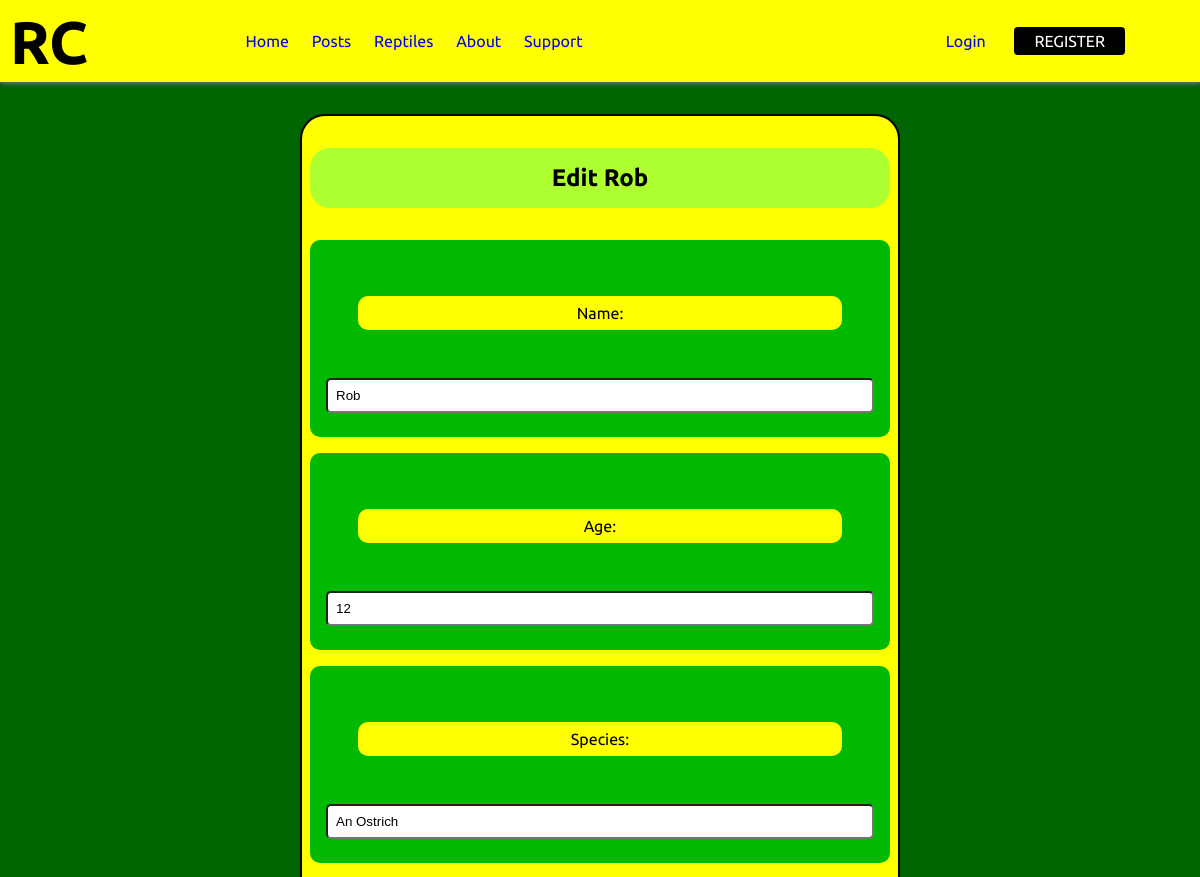
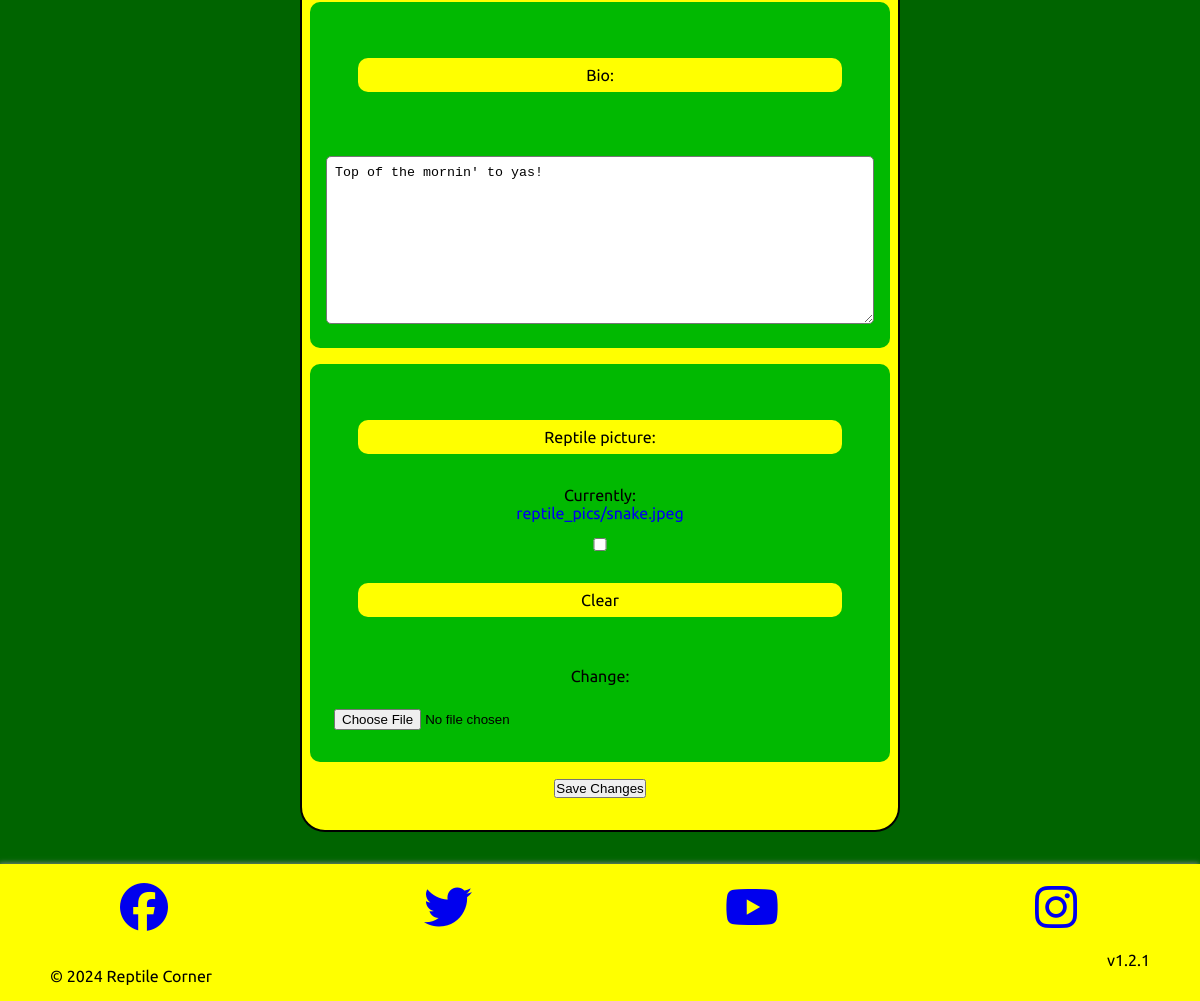
Page /reptiles/1/edit/ on the committed database (2 pictures, top to bottom).
### reptiles/models.py (models this page shows, shortened)
class Reptile(models.Model):
    user = models.ForeignKey(User, on_delete=models.CASCADE, related_name='reptiles')
    name = models.CharField(max_length=30)
    age = models.IntegerField()
    species = models.CharField(max_length=70)
    bio = models.TextField()
    reptile_picture = models.ImageField(upload_to='reptile_pics/', blank=True)

### reptiles/views.py (the view)
# urls.py: path('<int:pk>/edit/', views.edit_reptile, name='edit_reptile'),
def edit_reptile(request, pk):
    reptile = get_object_or_404(Reptile, pk=pk)
    if request.method == 'POST':
        form = ReptileForm(request.POST, request.FILES, instance=reptile)
        if form.is_valid():
            form.save()
            return redirect('reptiles:reptile_detail', pk=reptile.pk)
    else:
        form = ReptileForm(instance=reptile)
    return render(request, 'reptiles/edit_reptile.html', {'form': form, 'reptile': reptile})

### reptiles/forms.py
class ReptileForm(forms.ModelForm):
    class Meta:
        model = Reptile
        fields = ['name', 'age', 'species', 'bio', 'reptile_picture']

### reptiles/templates/reptiles/edit_reptile.html (shortened to what this page needs)
{% extends 'layout.html' %}
{% block content %}
  <section class="login-main">
    <div class="login-container">
      <h1>Edit {{ reptile.name }}</h1>
      <form method="post" enctype="multipart/form-data">
        {{ form.as_p }}
        <button type="submit">Save Changes</button>
      </form>
    </div>
  </section>
{% endblock %}

### static/css/style.css (style rules this page uses)
* { box-sizing: border-box; padding: 0; margin: 0; }
body { font-family: 'Ubuntu'; color: black; background-color: yellow; overflow-x: hidden; }
a { text-decoration: none; }
#id_bio { margin-top: 2rem; }
label { color: black; margin-left: 2rem; }
textarea { border-radius: 5px; padding: 0.5rem; }
.login-container { position: relative; width: 80%; text-align: center; background-color: yellow; border: 2px solid black; margin: 2rem; padding: 2rem 0.5rem; border-radius: 25px; }
.login-container h1 { background-color: greenyellow; border-radius: 20px; margin-bottom: 2rem; padding: 1rem; }
.login-container > form > div, .login-container > form > p, .login-container > form > fieldset > p { background-color: rgb(1, 185, 1); border-radius: 10px; margin-bottom: 1rem; padding: 1.5rem 1rem; display: flex; flex-direction: column; }
.login-container > form > div > label, .login-container > form > p > label, .login-container > form > fieldset > p > label { color: black; margin: 2rem; background-color: yellow; padding: 0.5rem; border-radius: 10px; }
.login-container > form > div > input, .login-container > form > p > input, .login-container > form > fieldset > p > input { border-radius: 5px; padding: 0.5rem; margin-top: 1rem; }
.login-main { display: flex; justify-content: center; background-color: darkgreen; }
@media screen and (min-width: 768px) { .login-container { width: 70%; } }
@media screen and (min-width: 992px) { .login-container { width: 50%; } }

### rows in the picture
Reptile: name "Rob", age "12", species "An Ostrich", bio "Top of the mornin' to yas!"
